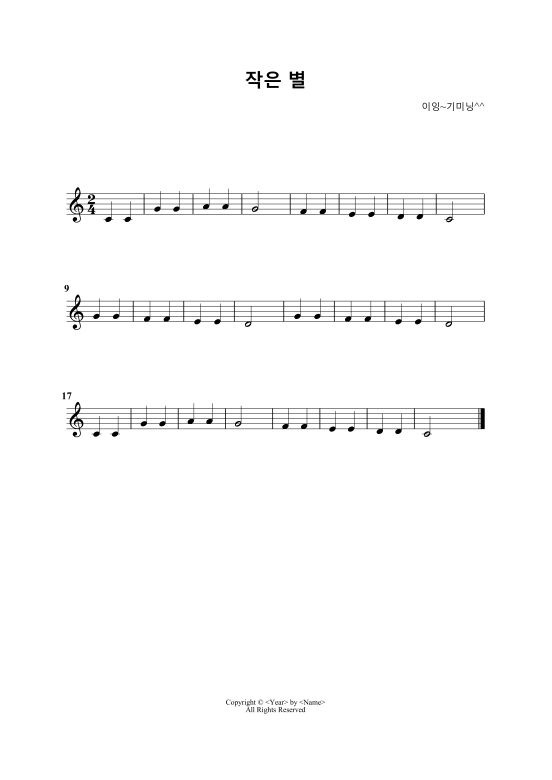
#> input picture test/little_star.png, 1654 x 2339 px (shown at 1/3 size)
$ python -i modules.py   (imports and definitions only)
#> lines starting #> are read from the running program, lines starting #| are printed output that depends on the picture; after the words box and inside, x2 and y2 are one past the last pixel; in counts of white or black regions, pixels touching at a corner belong together
#> further down, picture is the input picture: shape (2339, 1654, 3); min 0, max 255, mean 251.6
### functions.py
# functions.py
import cv2
import numpy as np

# 이미지 이진화
def threshold(image):
    image = cv2.cvtColor(image, cv2.COLOR_BGR2GRAY)
    ret, image = cv2.threshold(
        image, 127, 255, cv2.THRESH_BINARY_INV | cv2.THRESH_OTSU)
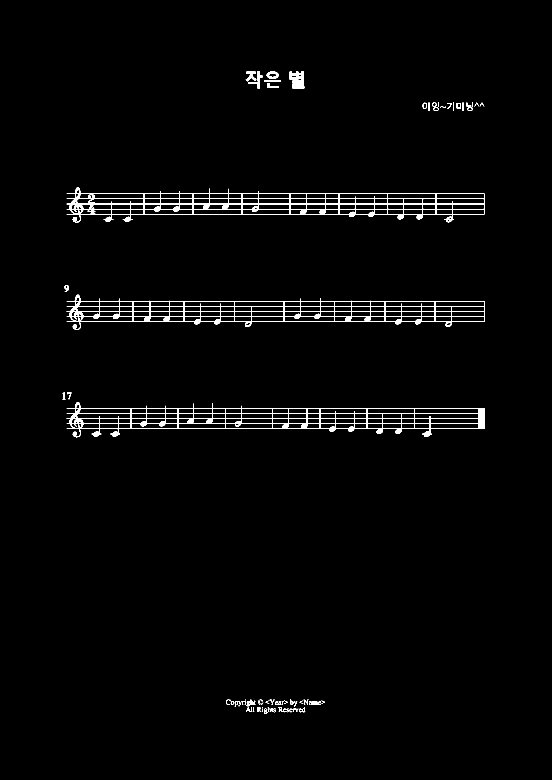
#> image: shape (2339, 1654) (shown at 1/3 size); 1.3% white; 79 white regions (11 under 20 px), largest, box (x1, y1, x2, y2) and area: (200, 1206, 1454, 1312) 14495, (200, 562, 1454, 668) 14432, (200, 884, 1454, 990) 13585
#> ret = 136
    return image

# 정규화 가중치 설정
def weighted(value):
    standard = 20
    return int(value * (standard / 10))

# closing 연산
# [4 lines left out: function closing, not called in this run]

# 출력 이미지에 글씨 작성
def put_text(image, text, loc):
    font = cv2.FONT_HERSHEY_SIMPLEX
    cv2.putText(image, str(text), loc, font, 0.6, (255, 0, 0), 2)

# 중심 반환
def get_center(y, h):
    return (y + y + h) / 2


VERTICAL = True
HORIZONTAL = False


# [60 lines left out: functions get_line, stem_detection, count_rect_pixels, count_pixels_part, not called in this run]

### modules.py
# modules.py
import cv2
import numpy as np
import functions as fs
import recognition_modules as rs


def remove_noise(image):
    # 이미지 이진화
    image = fs.threshold(image)
    # 보표 영역만 추출하기 위해 마스크 생성
    mask = np.zeros(image.shape, np.uint8)

    # 레이블링
    cnt, labels, stats, centroids = cv2.connectedComponentsWithStats(image)
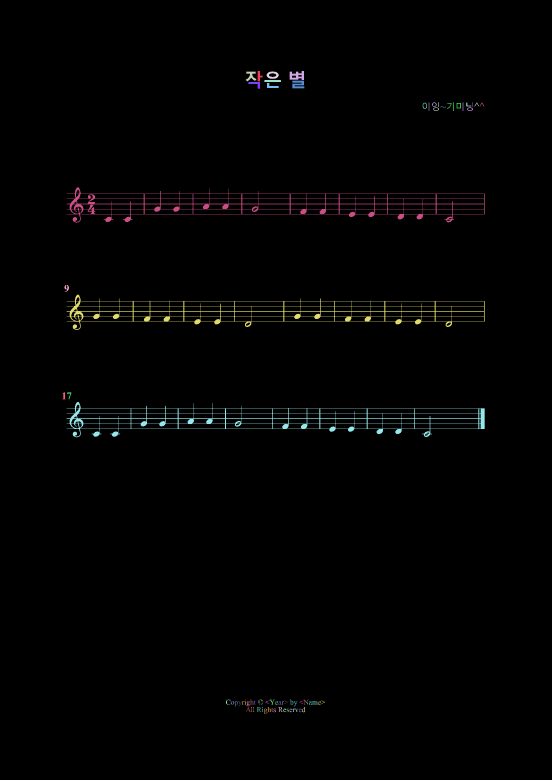
#> labels: shape (2339, 1654) int32 (shown at 1/3 size); 80 distinct labels, from 0 to 79; one colour per label, 0 black
#> cnt = 80; stats = 80 rows, first 6: [0, 0, 1654, 2339, 3819742], [773, 213, 15, 31, 258], [869, 213, 43, 27, 769], [737, 215, 32, 29, 445], [800, 214, 36, 22, 442], [793, 240, 50, 6, 298]; centroids = 80 pairs, first value 191.8 to 1445.6, second value 225 to 2134.7
    for i in range(1, cnt):
        x, y, w, h, area = stats[i]
        # 보표 영역에만
        if w > image.shape[1] * 0.625:
            # 사각형 그리기
            cv2.rectangle(mask, (x, y, w, h), (255, 0, 0), -1)
#> this loop made 79 passes
#> (x, y, w, h, area) on passes 1 to 12: (773, 213, 15, 31, 258), (869, 213, 43, 27, 769), (737, 215, 32, 29, 445), (800, 214, 36, 22, 442), (793, 240, 50, 6, 298), (877, 242, 36, 23, 642), (745, 246, 35, 20, 307), (801, 249, 35, 15, 273), (1286, 307, 2, 26, 52), (1296, 307, 14, 13, 73), (1314, 307, 2, 14, 28), (1360, 307, 2, 26, 52)
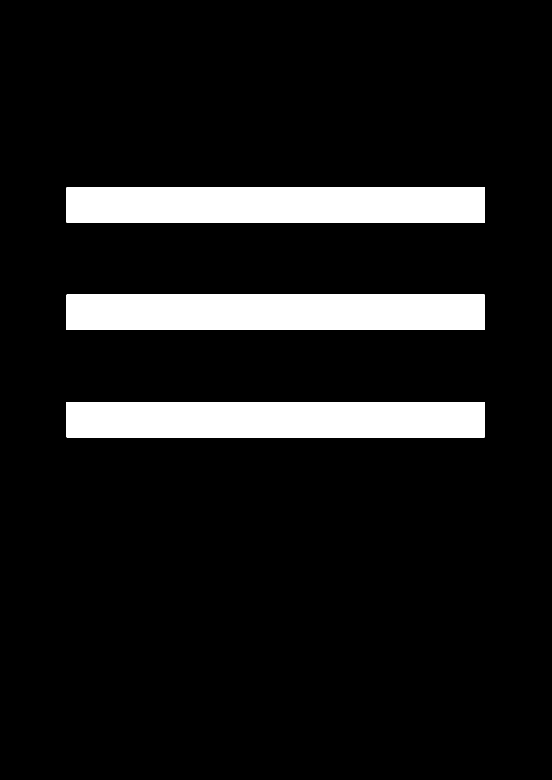
#> mask: shape (2339, 1654) (shown at 1/3 size); 10.3% white; 3 white regions, box (x1, y1, x2, y2) and area: (200, 562, 1454, 668) 132924, (200, 884, 1454, 990) 132924, (200, 1206, 1454, 1312) 132924

    # 보표 영역 추출
    masked_image = cv2.bitwise_and(image, mask)
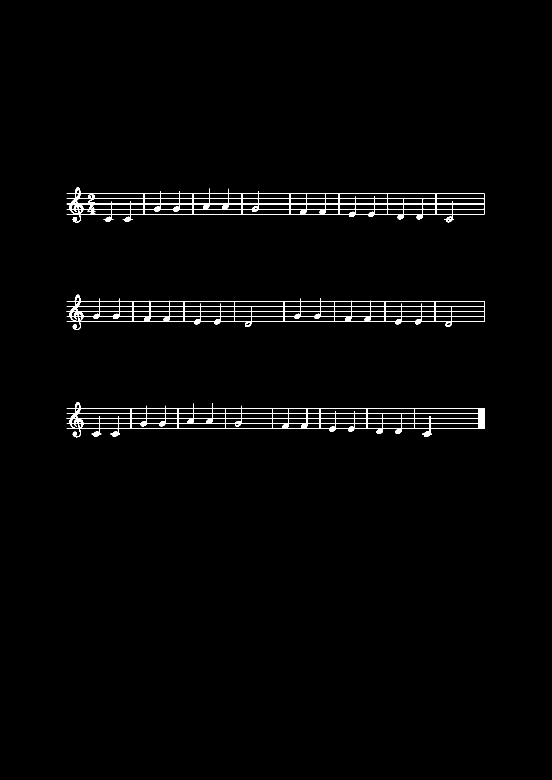
#> masked_image: shape (2339, 1654) (shown at 1/3 size); 1.1% white; 3 white regions, box (x1, y1, x2, y2) and area: (200, 1206, 1454, 1312) 14495, (200, 562, 1454, 668) 14432, (200, 884, 1454, 990) 13585

    return masked_image


# [179 lines left out: functions remove_staves, normalization, object_detection, object_analysis, recognition, not called in this run]

>>> import cv2
>>> picture = cv2.imread('test/little_star.png')
>>> result = remove_noise(picture)

$ run again, on test/soccer.png
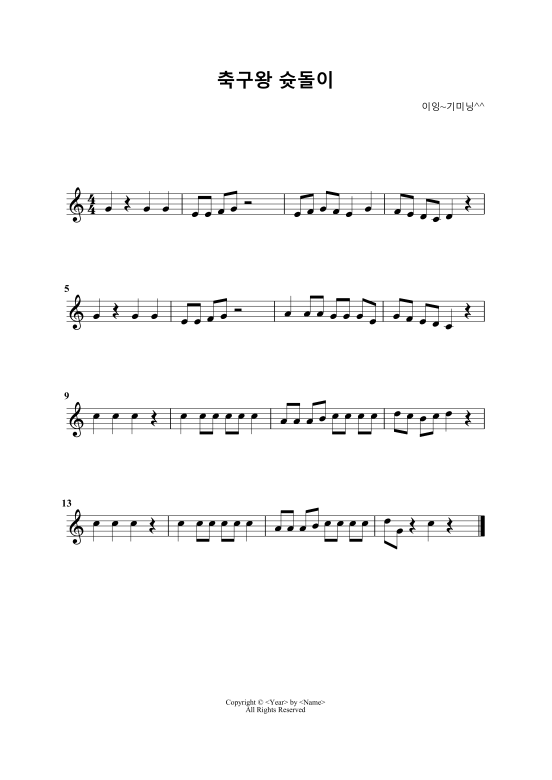
#> input picture test/soccer.png, 1654 x 2339 px (shown at 1/3 size)
#> picture is the input picture: shape (2339, 1654, 3); min 0, max 255, mean 249.4
#> in threshold, `ret, image = cv2.threshold( image, 127, 255, cv2.THRESH_BINARY_INV | c..`:
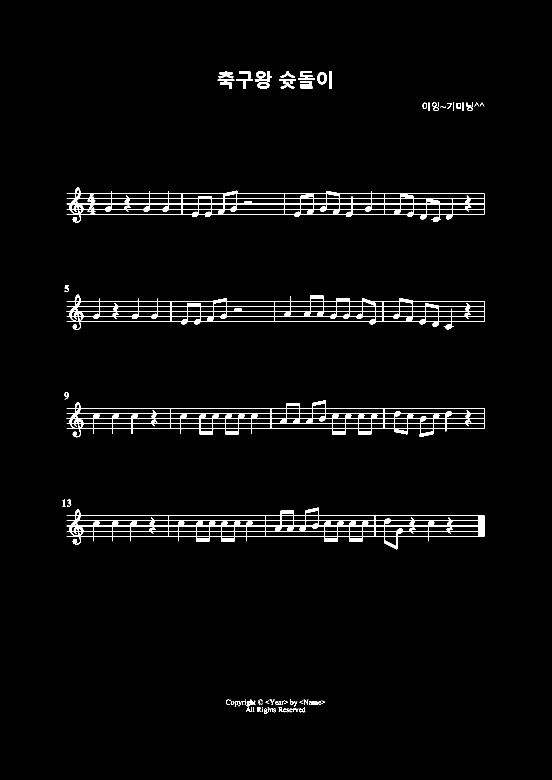
#> image: shape (2339, 1654) (shown at 1/3 size); 2.1% white; 90 white regions (17 under 20 px), largest, box (x1, y1, x2, y2) and area: (200, 1201, 1454, 1312) 18720, (200, 1523, 1454, 1648) 18704, (200, 884, 1454, 990) 17547
#> ret = 133
#> labels: shape (2339, 1654) int32; 91 distinct labels, from 0 to 90
#> cnt = 91; stats = 91 rows, first 6: [0, 0, 1654, 2339, 3786799], [655, 213, 45, 22, 512], [802, 213, 14, 33, 266], [988, 213, 7, 53, 371], [709, 215, 50, 51, 772], [764, 214, 36, 30, 581]; centroids = 91 pairs, first value 191.8 to 1445.4, second value 224 to 2134.7
#> the loop in remove_noise, `for i in range(1, cnt):` made 90 passes
#> (x, y, w, h, area) on passes 1 to 8: (655, 213, 45, 22, 512), (802, 213, 14, 33, 266), (988, 213, 7, 53, 371), (709, 215, 50, 51, 772), (764, 214, 36, 30, 581), (841, 214, 44, 20, 303), (894, 214, 50, 26, 695), (952, 217, 28, 36, 540)
#> in remove_noise, `masked_image = cv2.bitwise_and(image, mask)`:
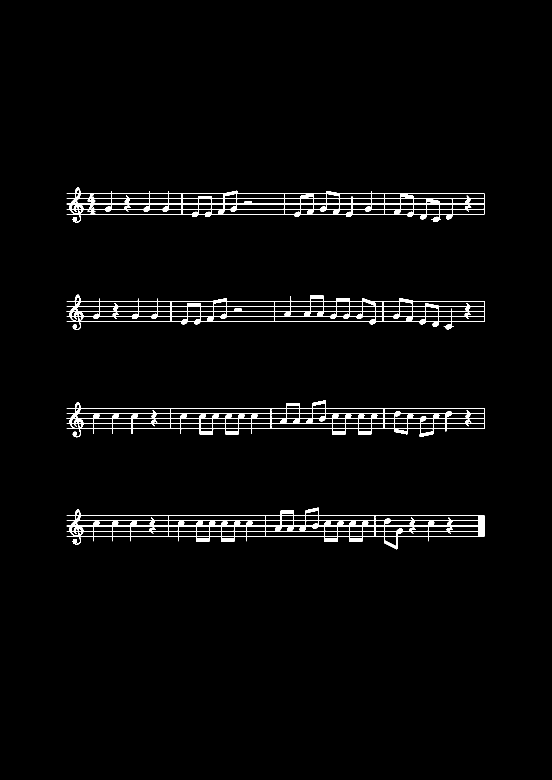
#> masked_image: shape (2339, 1654) (shown at 1/3 size); 1.9% white; 4 white regions, box (x1, y1, x2, y2) and area: (200, 1201, 1454, 1312) 18720, (200, 1523, 1454, 1648) 18704, (200, 884, 1454, 990) 17547, (200, 562, 1454, 668) 17450

$ run again, on test/test.png
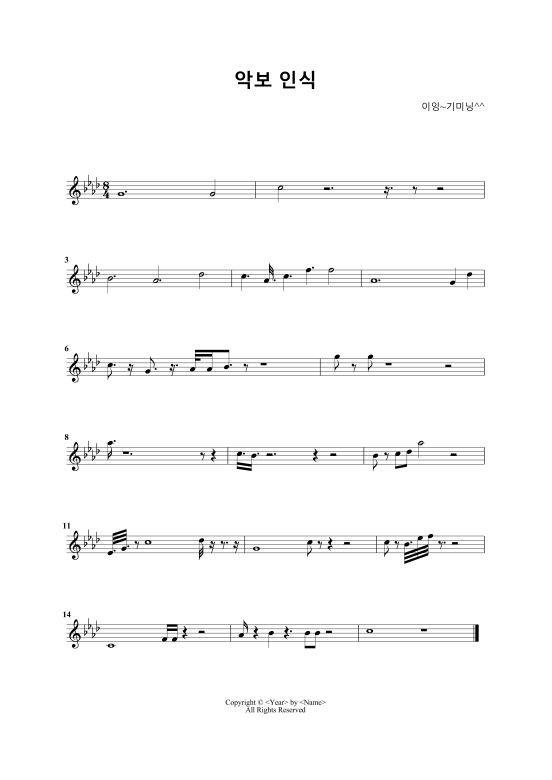
#> input picture test/test.png, 1654 x 2339 px (shown at 1/3 size)
#> picture is the input picture: shape (2339, 1654, 3); min 0, max 255, mean 250
#> in threshold, `ret, image = cv2.threshold( image, 127, 255, cv2.THRESH_BINARY_INV | c..`:
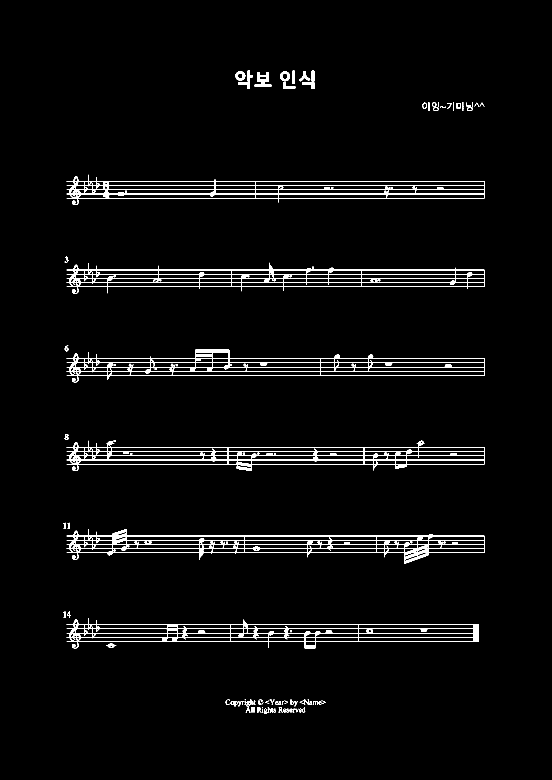
#> image: shape (2339, 1654) (shown at 1/3 size); 2.3% white; 110 white regions (4 under 20 px), largest, box (x1, y1, x2, y2) and area: (200, 1588, 1454, 1691) 16116, (200, 1049, 1454, 1147) 14063, (200, 1322, 1454, 1413) 13879
#> ret = 147
#> labels: shape (2339, 1654) int32; 111 distinct labels, from 0 to 110
#> cnt = 111; stats = 111 rows, first 6: [0, 0, 1654, 2339, 3778284], [742, 212, 16, 32, 287], [877, 212, 8, 39, 310], [935, 212, 8, 32, 254], [706, 214, 30, 28, 464], [840, 215, 30, 29, 485]; centroids = 111 pairs, first value 193.4 to 1445.5, second value 227.2 to 2133.8
#> the loop in remove_noise, `for i in range(1, cnt):` made 110 passes
#> (x, y, w, h, area) on passes 1 to 8: (742, 212, 16, 32, 287), (877, 212, 8, 39, 310), (935, 212, 8, 32, 254), (706, 214, 30, 28, 464), (840, 215, 30, 29, 485), (897, 214, 34, 30, 360), (764, 216, 50, 44, 1064), (714, 246, 36, 21, 349)
#> in remove_noise, `masked_image = cv2.bitwise_and(image, mask)`:
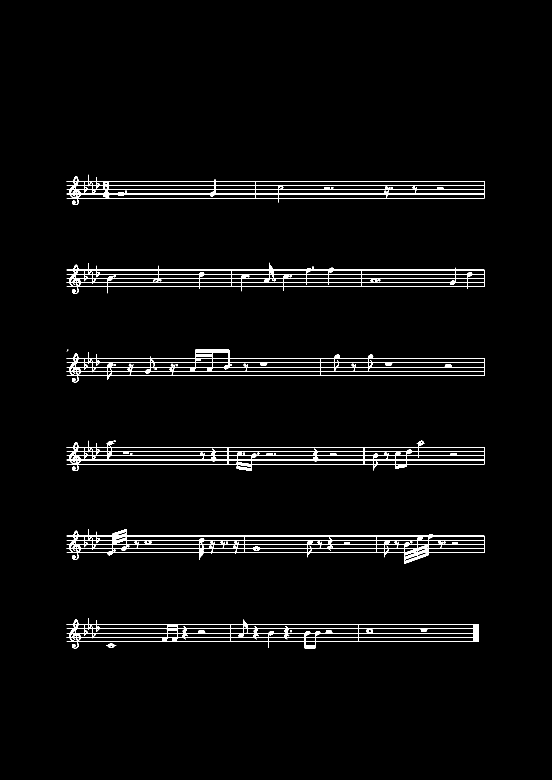
#> masked_image: shape (2339, 1654) (shown at 1/3 size); 2.1% white; 33 white regions (2 under 20 px), largest, box (x1, y1, x2, y2) and area: (200, 1588, 1454, 1691) 16116, (200, 1049, 1454, 1147) 14063, (200, 1322, 1454, 1413) 13879

$ run again, on test/test2.png
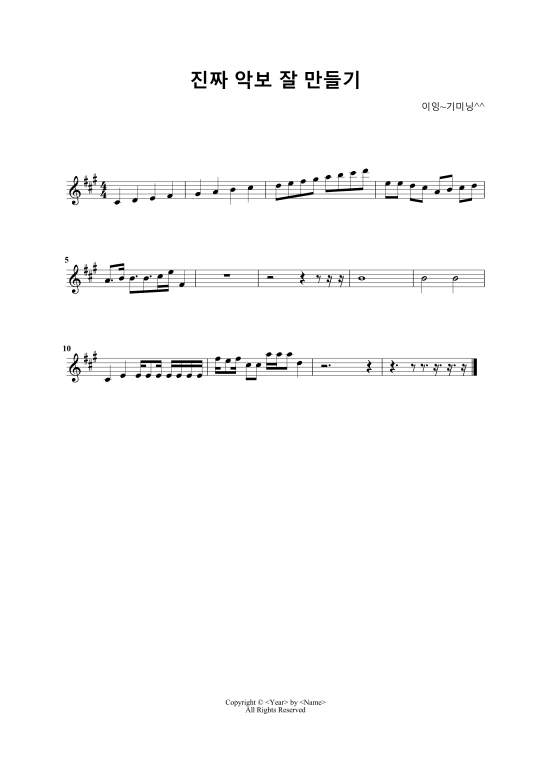
#> input picture test/test2.png, 1654 x 2339 px (shown at 1/3 size)
#> picture is the input picture: shape (2339, 1654, 3); min 0, max 255, mean 251.3
#> in threshold, `ret, image = cv2.threshold( image, 127, 255, cv2.THRESH_BINARY_INV | c..`:
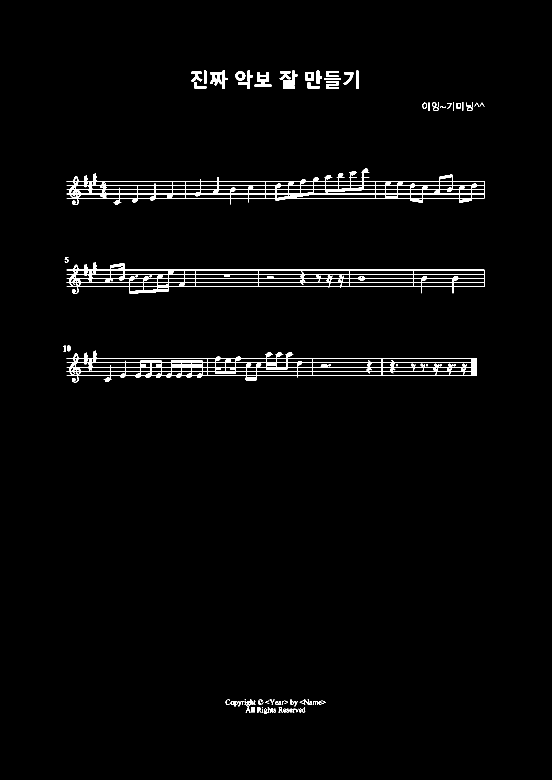
#> image: shape (2339, 1654) (shown at 1/3 size); 1.7% white; 94 white regions (4 under 20 px), largest, box (x1, y1, x2, y2) and area: (200, 1052, 1431, 1147) 18961, (200, 506, 1454, 615) 18179, (200, 786, 1454, 881) 14855
#> ret = 147
#> labels: shape (2339, 1654) int32; 95 distinct labels, from 0 to 94
#> cnt = 95; stats = 95 rows, first 6: [0, 0, 1654, 2339, 3804074], [612, 212, 7, 40, 278], [630, 212, 53, 55, 1222], [742, 212, 16, 32, 282], [876, 212, 16, 27, 244], [950, 212, 16, 40, 365]; centroids = 95 pairs, first value 193.4 to 1445.5, second value 221.3 to 2133.8
#> the loop in remove_noise, `for i in range(1, cnt):` made 94 passes
#> (x, y, w, h, area) on passes 1 to 8: (612, 212, 7, 40, 278), (630, 212, 53, 55, 1222), (742, 212, 16, 32, 282), (876, 212, 16, 27, 244), (950, 212, 16, 40, 365), (979, 213, 36, 18, 452), (1068, 212, 7, 55, 384), (573, 215, 34, 31, 513)
#> in remove_noise, `masked_image = cv2.bitwise_and(image, mask)`:
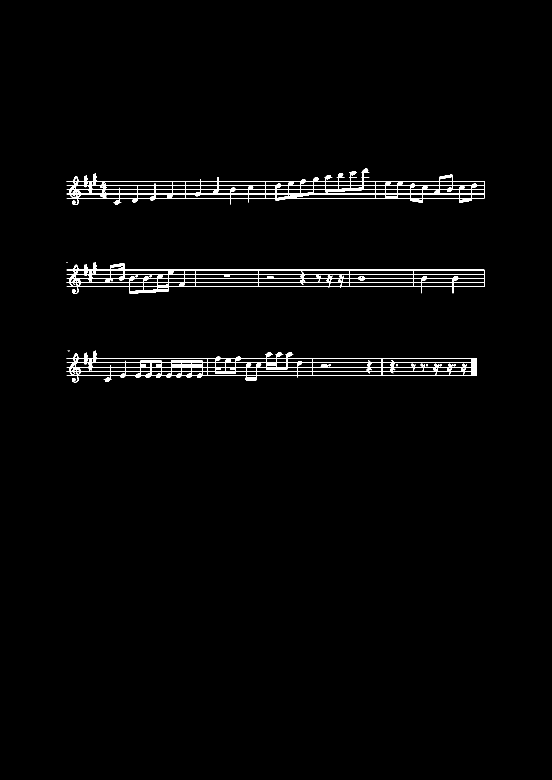
#> masked_image: shape (2339, 1654) (shown at 1/3 size); 1.4% white; 13 white regions (2 under 20 px), largest, box (x1, y1, x2, y2) and area: (200, 1052, 1431, 1147) 18961, (200, 506, 1454, 615) 18179, (200, 786, 1454, 881) 14855
